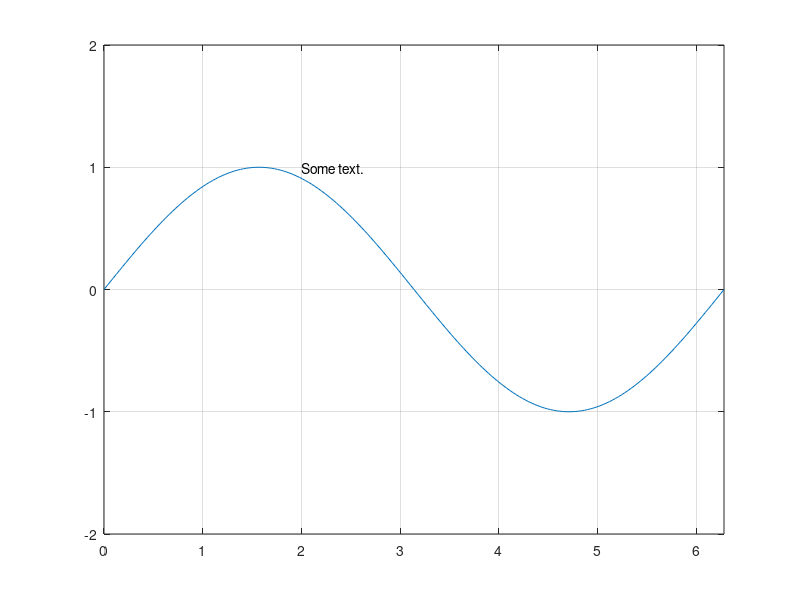
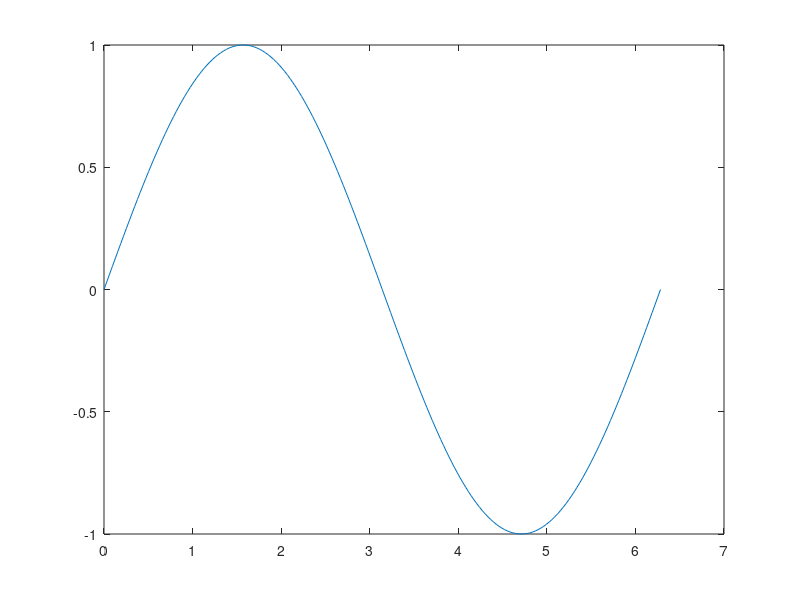

MATLAB code for these plots, in order: (Note: this script raises an error after producing the figures.)
% Getting Started
% This version: 11.10.2024
% Tested: MATLAB R2024a
%         Octave 6.4

close all;
clear all;

% ========
% Matrices
% ========

% Enter matrix
A = [ 16, 3, 2, 13; 5, 10, 11, 8; 9, 6, 7, 12; 4, 15, 14, 1 ]

% Column sums
sum(A)

% Transpose matrix
A'

% Row sums
sum(A')' 

% Diagonal elements
diag(A)

% Sum of diagonal elements
sum(diag(A))

% Subscripts: Sum of elements in the fourth columns
A(1,4) + A(2,4) + A(3,4) + A(4,4)

% Colon operator
1:10

100:-7:50

A(1:4,4)

A(1:4,end)

% ===========
% Expressions
% ===========

% Variables
num_students = 25

% Operators
aa = 2+2
bb = aa-1
cc =aa*bb
dd = cc/aa
ee = aa^3
ff = (aa+bb)*cc
gg = (1+sqrt(5))/2
hh = log(gg) 
ii = exp(hh)

% =====================
% Working with Matrices
% =====================

% Generating matrices
Z = zeros(2,4)

F = 5*ones(3,3)

N = fix(10*rand(1,10)) 

R = randn(4,4) 

% Elementwise operations
N.^2

A.*A 

% Concatenation
B = [A, A+32; A+48, A+16]

% Deleting rows and columns
X = A;

X(:,2) = [] 

% Linear Algebra
A + A'

A'*A

RInv = inv(R) 

round(RInv*R)

v = ones(4,1)

A*v 

% ======
% Arrays
% ======  % structuring certain values

% Building tables
n = (0:9)';
pows = [ n, n.^2, 2.^n ]

x = (1:0.1:2)';
logs = [ x, log10(x) ]

% Multivariate data
D = [ 72, 134, 3.2;
      81, 201, 3.5;
      69, 156, 7.1;
      82, 148, 2.4;
      75, 170, 1.2 ]
      
mu = mean(D) 

sigma = std(D) 

% Scalar expansion
B = A-8.5 

B(1:2, 2:3) = 0

% Logical subscripting 
x = [ 2.1, 1.7, 1.6, 1.5, NaN, 1.9, 1.8, 1.5, 5.1, 1.8, 1.4, 2.2, 1.6, 1.8 ];

x = x(isfinite(x))

x = x(abs(x-mean(x)) <= 3*std(x))

B=A;
B(~isprime(B)) = 0

% The find function
k = find(isprime(A))' 

A(k) 

A(k) = NaN

% ============================
% Controlling Input and Output
% ============================

% The format function
x = [ 4/3, 1.2345e-6 ];
format short
x
format short e
x
format short g
x
format long
x
format long e
x
format long g
x
format bank
x
format rat
x
format hex
x

format short

% Suppressing output % add ;
A = magic(10); 

% Entering long statements
s = 1 -1/2 + 1/3 - 1/4 + 1/5 -1/6 + 1/7 ...
    -1/8 + 1/9 - 1/10 + 1/11 - 1/12;

% ========
% Graphics
% ========

% Creating a plot
x = 0:pi/100:2*pi;
y = sin(x);
plot(x,y);
xlabel('x = 0:2\pi');
ylabel('Sine of x');
title('Plot of the Sine Function', 'FontSize', 12);

% Multiple data sets in one graph
x = 0:pi/100:2*pi;
y = sin(x);
y2 = sin(x-0.25);
y3 = sin(x-0.5);
plot(x,y,x,y2,x,y3);
legend('sin(x)', 'sin(x-0.25)', 'sin(x-0.5)');

% Specifying line styles and colors
x = 0:pi/100:2*pi;
y = sin(x);
plot(x,y, 'ks')

% Placing markers at every tenth data point
x1 = 0:pi/100:2*pi;
x2 = 0:pi/10:2*pi;
plot(x1,sin(x1), 'r:', x2,sin(x2),'r+');

% Adding plots to an existing graph
x = 0:pi/100:2*pi;
y = sin(x);
y2 = sin(x-0.25);
y3 = sin(x-0.5);
hold on;
plot(x,y);
plot(x,y2);
plot(x,y3);
hold off;
legend('sin(x)', 'sin(x-0.25)', 'sin(x-0.5)');

% Figure windows
n=2;
figure(n);
x = 0:pi/100:2*pi;
y = sin(x);
plot(x,y);

% Clearing the figure for a new plot
figure(1);
clf reset;

% Multiple plots in one figure
x = 0:pi/100:2*pi;
subplot(2,2,1); plot(x, sin(x)); title('sin(x)');
subplot(2,2,2); plot(x, cos(x)); title('cos(x)');
subplot(2,2,3); plot(x, log(x)); title('ln(x)');
subplot(2,2,4); plot(x, exp(x)); title('exp(x)');

% Controlling the axes and adding text
figure(1);
clf reset;
x = 0:pi/100:2*pi;
y = sin(x);
plot(x,y);
axis([0, 2*pi, -2, 2]);
grid on;
text(2,1,'Some text.');

% Saveing figures
saveas(1, "plotexample.png", "png");

% ===========
% Programming
% ===========

% Flow control: if
a = 1;
b = 2;
if a > b
  disp('greater');
elseif a == b
  disp('equal');
elseif a < b
  disp('less');
else
  disp('Error.');
end

% Flow control: for
for n = 1:10
  n
end

% Other data structures: Structures
S.name = 'Leon Walras';
S.birthyear = 1834;
S

S(2).name = 'John Maynard Keynes';
S(2).birthyear = 1883;

S(3) = struct('name', 'Milton Friedman', ...
              'birthyear', 1912);
S 

% Functions
x2fun(4)

% Anonymous functions
sqr = @(x) x.^2;
sqr(5)

% =================
% Matlab or Octave?
% =================
MyEnv.Octave = exist('OCTAVE_VERSION', 'builtin') ~= 0;
MyEnv.Matlab = ~MyEnv.Octave;
MyEnv
